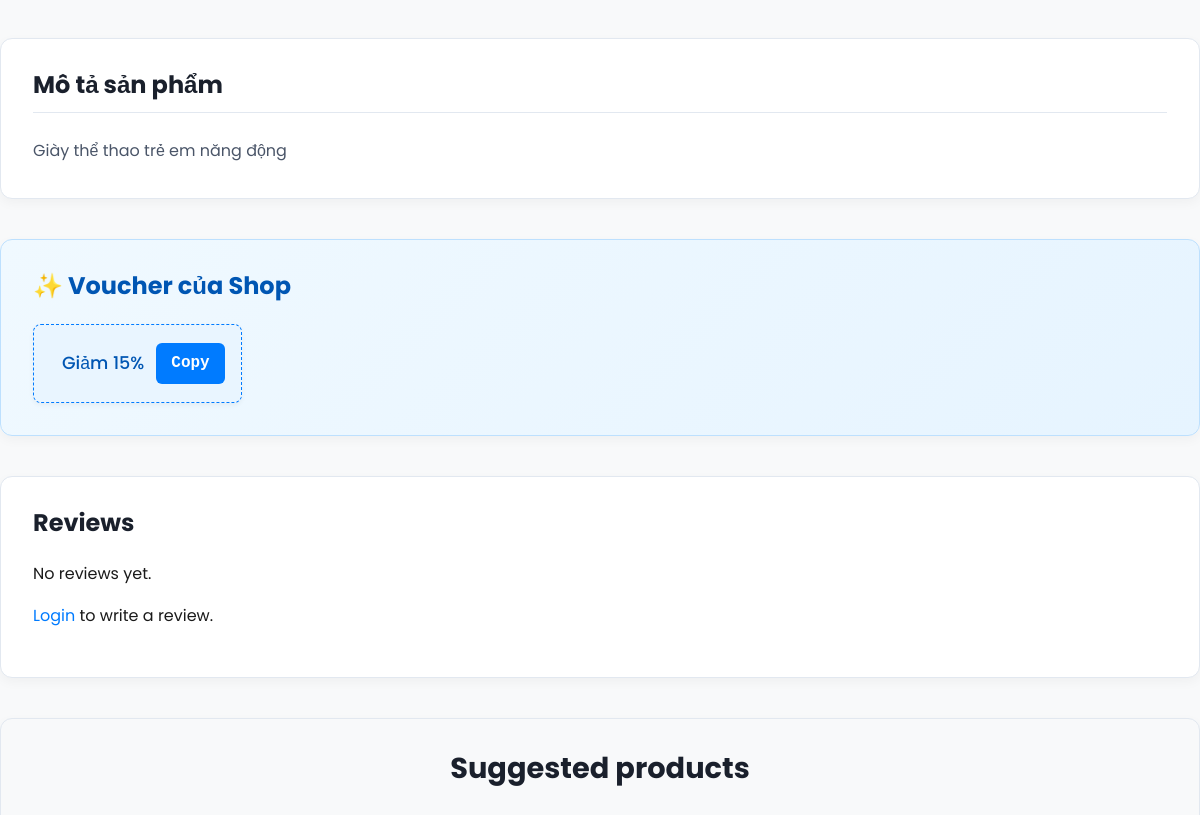
/product.php?id=22 (middle part), run on an earlier commit of the app's database.
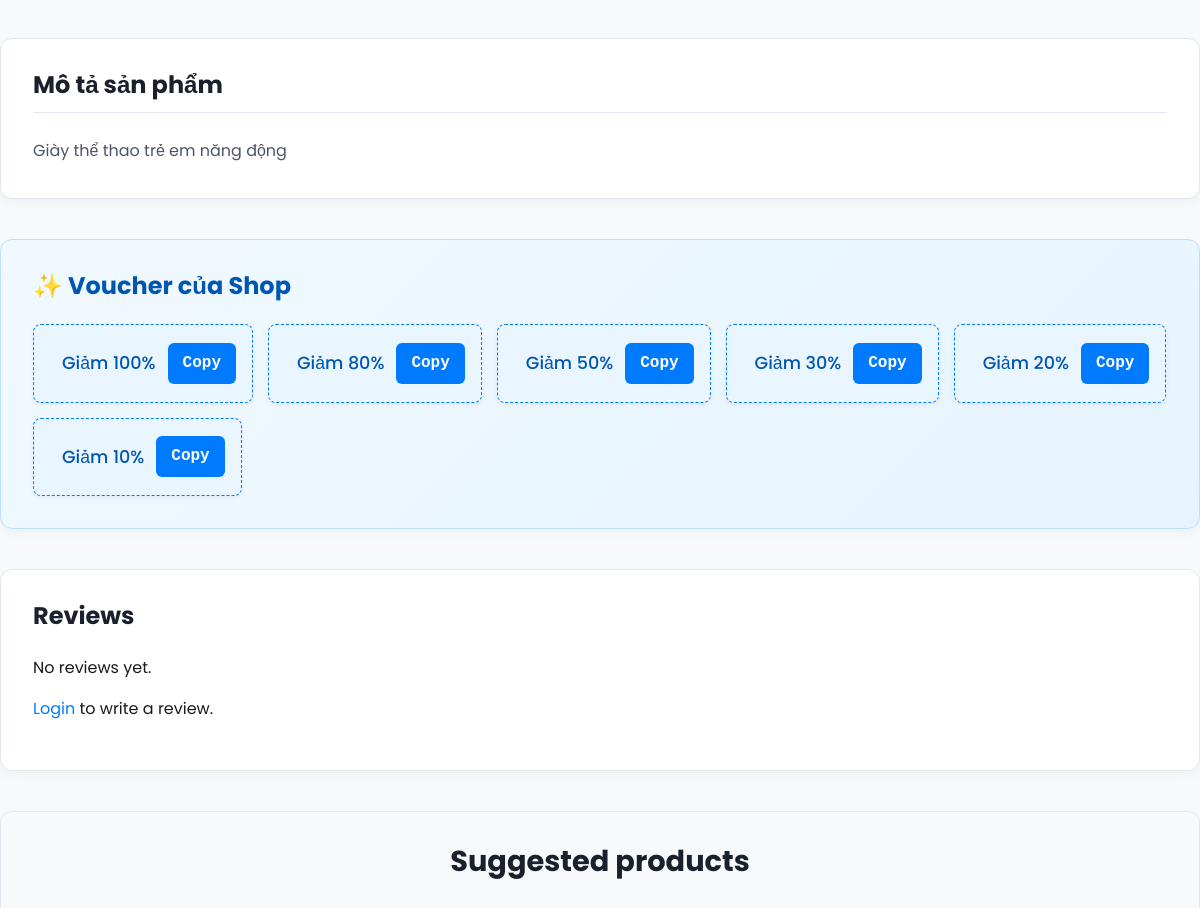
And on a later commit of the database.
### tables this page shows
CREATE TABLE `coupons` (
  `id` int(11) NOT NULL,
  `code` varchar(50) DEFAULT NULL,
  `discount_percent` int(11) DEFAULT NULL,
  `valid_from` datetime DEFAULT NULL,
  `valid_to` datetime DEFAULT NULL,
  `usage_limit` int(11) DEFAULT NULL,
  `created_at` datetime DEFAULT current_timestamp(),
  `discount_type` text NOT NULL DEFAULT 'product' CHECK (`discount_type` in ('product','shipping'))
);

### product.php (the view, shortened to what the changed rows need)
<?php
require_once __DIR__ . '/includes/header.php';
$vouchers = [];
try {
    $vouchers = $db->query("SELECT code, discount_percent FROM coupons WHERE (valid_to IS NULL OR valid_to >= NOW()) AND (valid_from IS NULL OR valid_from <= NOW()) ORDER BY discount_percent DESC")->fetchAll();
} catch (Exception $e) {
}
?>
<div class="product-page-container">
    <?php if (!empty($vouchers)): ?>
    <div class="product-section vouchers-section">
        <div class="vouchers-list">
            <?php foreach ($vouchers as $v): ?>
            <div class="voucher-item">
                <div class="voucher-info">Giảm <?php echo (int)$v['discount_percent']; ?>%</div>
                <button class="voucher-code" data-code="<?php echo htmlspecialchars($v['code']); ?>">Copy</button>
            </div>
            <?php endforeach; ?>
        </div>
    </div>
    <?php endif; ?>
</div>

What changed in the data, as far as the page shows it:
removed coupons: discount_percent "15"
added coupons: discount_percent "100"
added coupons: discount_percent "80"
added coupons: discount_percent "50"
added coupons: discount_percent "30"
added coupons: discount_percent "20"
added coupons: discount_percent "10"
